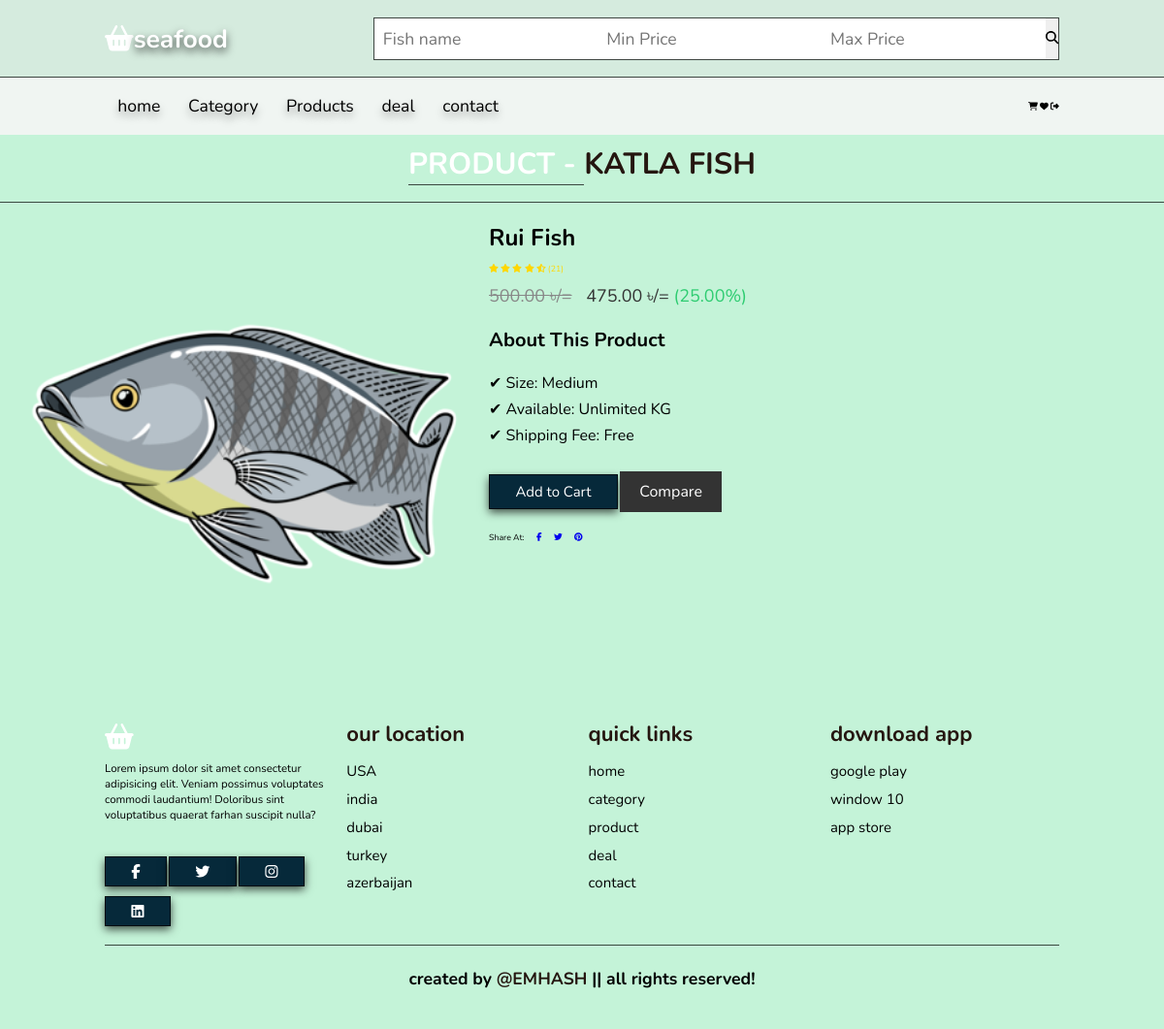
Page /product/item/314ddde9-3c2c-47c6-9560-e59a5bc1121c (signed in) on the earlier database version.
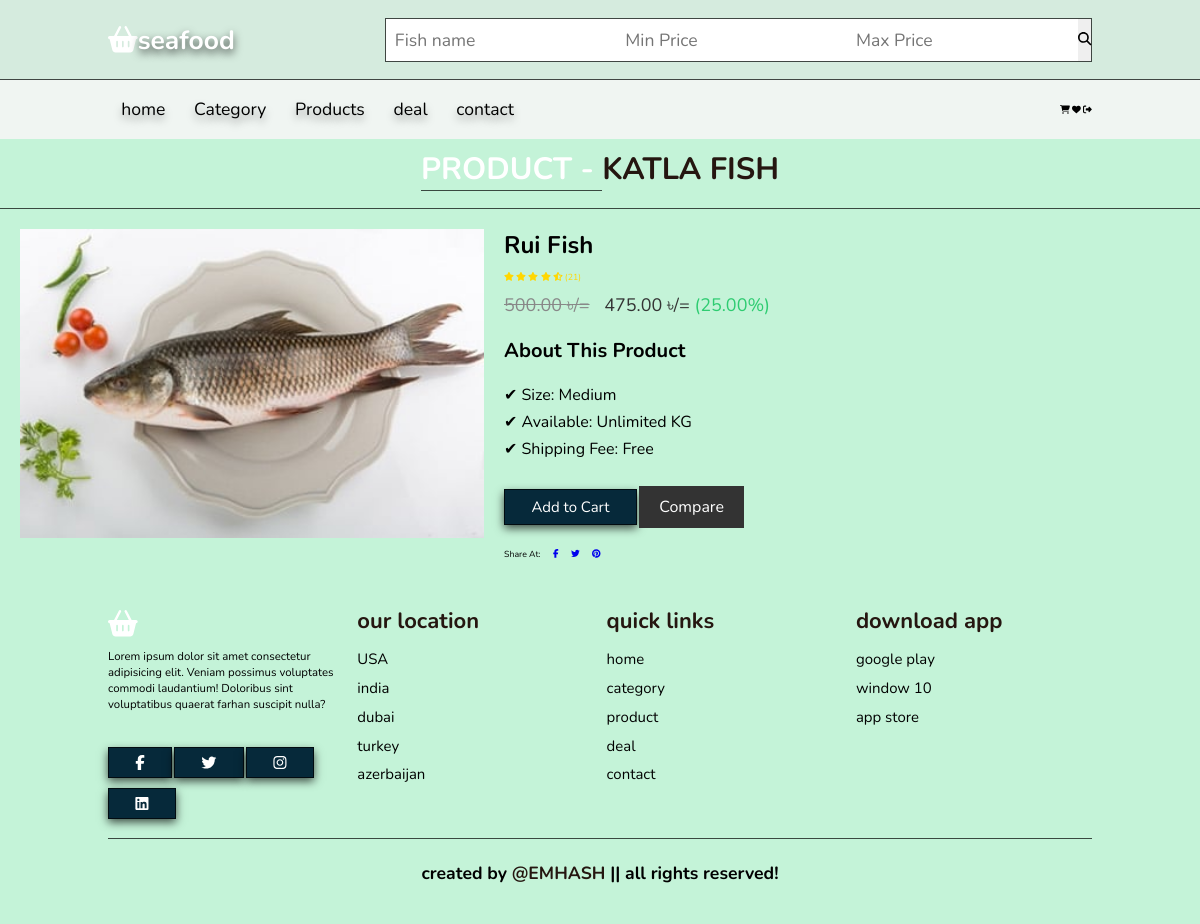
Same page on the later database version.
### market/models.py (models this page shows, shortened)
class CommonBaseModel(models.Model):
    uid = models.UUIDField(primary_key=True, default= uuid.uuid4, editable=False)
    created_at = models.DateTimeField(auto_now_add=True)
    updated_at = models.DateTimeField(auto_now=True)
    class Meta:
        abstract = True

class Fish(CommonBaseModel):
    name = models.CharField(max_length=100)
    image = models.ImageField(upload_to="Fishes")
    price = models.DecimalField(max_digits=10, decimal_places=2)
    category = models.ForeignKey(Category, on_delete=models.CASCADE)
    discount = models.DecimalField(max_digits=5, decimal_places=2, blank=True, null=True)
    def discounted_price(self):
        if self.discount:
            return self.price - self.discount
        else:
            return self.price

### market/views.py (the view)
# urls.py: path("product/item/<str:uid>", views.view_product, name="view_product" ),
def view_product(request, uid):
    the_product = get_object_or_404(Fish, uid = uid)
    referring_url = request.META.get('HTTP_REFERER')
    context = {
        "fish":the_product,
    }
    return render(request, "frontend/view_product.html", context)

### market/shortcuts.py (called while the page is built)
def common_data(request):
    profile = request.user.profile
    context ={
        "cart_item":CartItem.objects.filter(user=profile, purchased = False).count(),
        "fav_item": Favorite.objects.filter(user = profile).count()
    }
    return context

### templates/frontend/view_product.html (shortened to what this page needs)
{% extends "frontend/base/base.html" %}
{% load static %}
{% block css %}
<link rel="stylesheet" href="{% static "css/product_view.css" %}">
{% endblock css %}
{% block content %}
<h1 class="heading"> <span>Product - </span> Katla Fish </h1>
    <main class="main">
        <div class="container">
            <div class="product-view">
                <div class="product-image">
                    <img src="{{fish.image.url}}" alt="Product Image">
                </div>
                <div class="product-details">
                    <h1>{{fish.name}}</h1>
                    <div class="rating">
                        <span class="fas fa-star"></span>
                        <span class="fas fa-star"></span>
                        <span class="fas fa-star"></span>
                        <span class="fas fa-star"></span>
                        <span class="fas fa-star-half-alt"></span>
                        <span>(21)</span>
                    </div>
                    <p class="price">
                        <span class="old-price">{{fish.price}} ৳/=</span>
                        <span class="new-price">{{fish.discounted_price}} ৳/=</span>
                        <span class="discount">({{fish.discount}}%)</span>
                    </p>
                    <div class="description">
                        <h3>About This Product</h3>
                    </div>
                    <ul class="features">
                        <li>✔ Size: Medium</li>
                        <li>✔ Available: {{fish.available}}Unlimited KG</li>
                        <li>✔ Shipping Fee: Free</li>
                    </ul>
                    <div class="cart-add">
                        <a href="{% url "cart_view" fish.uid %}" class="btn">Add to Cart</a>
                        <button type="button">Compare</button>
                    </div>
                    <div class="share">
                        <span>Share At:</span>
                        <a href="#"><i class="fab fa-facebook-f"></i></a>
                        <a href="#"><i class="fab fa-twitter"></i></a>
                        <a href="#"><i class="fab fa-pinterest"></i></a>
                    </div>
                </div>
            </div>
        </div>
    </main>
{% endblock content %}

Differences in the rows shown:
changed Fish "Rui Fish": image: a different picture
